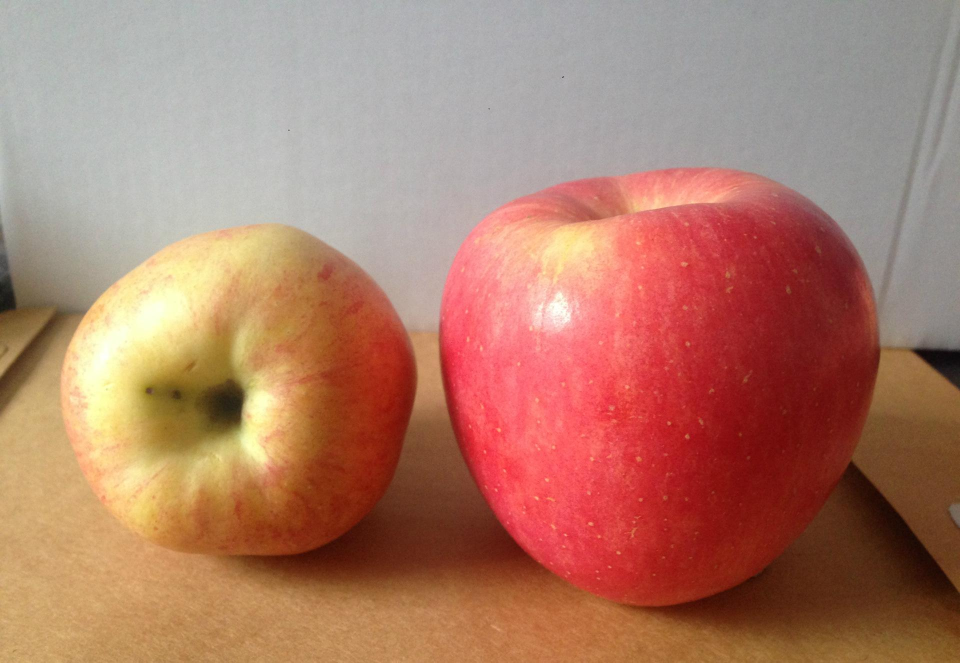
#> input picture doc/img/apple.jpg, 1920 x 1325 px, found by its file name (shown at 1/2 size)
$ python utils.py   (older library calls are emulated)
#> lines starting #> are read from the running program, lines starting #| are printed output that depends on the picture
#> further down, show_image is the input picture: PIL image 1920x1325 RGB; mean R, G, B 174.5, 125, 106
# -*- coding: utf-8 -*-
# ================================================================
#
#   Editor      : PyCharm
#   File name   : utils.py
#   Author      : CGump
#   Email       : huangzhigang93@gmail.com
#   Created date: 2020/6/27 15:21
#
# ================================================================
import numpy as np
import logging
from logging.handlers import RotatingFileHandler
from functools import reduce
from PIL import Image, ImageEnhance
from matplotlib.colors import rgb_to_hsv, hsv_to_rgb


# [82 lines left out: functions compose, letterbox_image, rand, image_enhance, color_jitter, not called in this run]


def get_random_data(annotation_line, input_shape, max_boxes=20, jitter=0.3,
                    random=True, data_enhance=False, dithering=False):
    """
    实时数据增强，用于网络训练时批batch图像的预处理，分为平移变换、图像增强、颜色抖动三种
    :param annotation_line:由训练文件（2007_train.txt)按行读入的训练图像名文件（含后缀）
    :param input_shape:图像输入网络的尺寸，一般为（416，416，3）
    :param max_boxes:最大标注框数，这里没写好，应该是由输入决定的
    :param jitter:宽高比随机系数
    :param random:随机增强控制位，默认True
    :param data_enhance:数据增强控制位，默认False
    :param dithering:颜色抖动控制位，默认False
    :return:image_data--归一化后图像，box_data--调整后box，有20个list
    """
#> called with input_shape = (416, 416), max_boxes = 20, jitter = 0.3, random = False, data_enhance = False, dithering = False
    line = annotation_line.split()  # 训练文件每行格式为文件名 xmin,ymin,xmax,ymax,lable  xmin,ymin,xmax,ymax,lable ……
    image = Image.open(line[0])  # 读取图像文件
    if image.mode != 'RGB':
        image = image.convert('RGB')  # 将图片强制转化为RGB格式
    iw, ih = image.size
#> iw = 1920; ih = 1325
    h, w = input_shape
    # 从每张图像的annotation_line中取出每一个标注框的xmin,ymin,xmax,ymax,lable，按行分布
    box = np.array([np.array(list(map(int, box.split(',')))) for box in line[1:]])

    # 随机数据增强标志位为False的情况下，只进行图像的resize
    # 以图像填充的方式使得输入图像等比例缩小在(416, 416)大小的画布上、
    # 同理，标注框的坐标位置和尺寸也随着图像的缩小进行调整
    if not random:
        scale = min(w / iw, h / ih)
#> scale = 0.217
        nw = int(iw * scale)
#> nw = 416
        nh = int(ih * scale)
#> nh = 287
        dx = (w - nw) // 2
#> dx = 0
        dy = (h - nh) // 2
#> dy = 64
        image = image.resize((nw, nh), Image.BICUBIC)
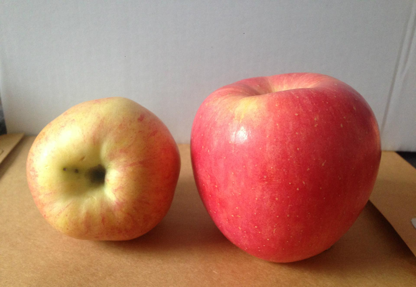
#> image: PIL image 416x287 RGB; mean R, G, B 174.5, 125, 106
        new_image = Image.new('RGB', (w, h), (128, 128, 128))
#> new_image: PIL image 416x416 RGB; every value is 128
        new_image.paste(image, (dx, dy))
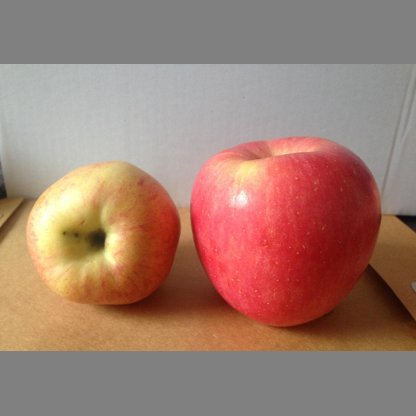
#> new_image: PIL image 416x416 RGB; mean R, G, B 160.1, 126, 112.8
        image_data = np.array(new_image) / 255.

        box_data = np.zeros(shape=(max_boxes, 5))
        if len(box) > 0:
            np.random.shuffle(box)  # 打乱标注框的顺序
            if len(box) > max_boxes:
                box = box[:max_boxes]
            box[:, [0, 2]] = box[:, [0, 2]] * scale + dx  # 水平方向
            box[:, [1, 3]] = box[:, [1, 3]] * scale + dy  # 垂直方向
            box_data[:len(box)] = box
        return image_data, box_data

    # 生成随机的宽高比
    new_ar = w / h * rand(1 - jitter, 1 + jitter) / rand(1 - jitter, 1 + jitter)
    scale = rand(0.25, 2)
    if new_ar < 1:
        nh = int(scale * h)
        nw = int(nh * new_ar)
    else:
        nw = int(scale * w)
        nh = int(nw / new_ar)
    image = image.resize((nw, nh), Image.BICUBIC)

    # 随机水平位移
    dx = int(rand(0, w - nw))
    dy = int(rand(0, h - nh))
    new_image = Image.new('RGB', (w, h), (128, 128, 128))
    new_image.paste(image, (dx, dy))
    image = new_image

    # 随机水平翻转
    flip = rand() < 0.5
    if flip:
        image = image.transpose(Image.FLIP_LEFT_RIGHT)

    # 随机数据增强
    if data_enhance:
        image = image_enhance(image)

    # 随机颜色抖动：RGB->HSV+抖动->RGB
    if dithering:
        image = color_jitter(image)

    # 归一化
    image_data = np.array(image) / 255.

    # 校正标注框
    box_data = np.zeros((max_boxes, 5))
    if len(box) > 0:
        np.random.shuffle(box)
        # 缩放，跟随图像比例改变
        box[:, [0, 2]] = box[:, [0, 2]] * nw / iw + dx
        box[:, [1, 3]] = box[:, [1, 3]] * nh / ih + dy
        # 左右翻转
        if flip:
            box[:, [0, 2]] = w - box[:, [2, 0]]
        box[:, 0:2][box[:, 0:2] < 0] = 0
        box[:, 2][box[:, 2] > w] = w
        box[:, 3][box[:, 3] > h] = h
        # 计算新长宽
        box_w = box[:, 2] - box[:, 0]
        box_h = box[:, 3] - box[:, 1]
        # 丢弃无效的box
        box = box[np.logical_and(box_w > 1, box_h > 1)]
        if len(box) > max_boxes:
            box = box[:max_boxes]
        box_data[:len(box)] = box

        return image_data, box_data


# [8 lines left out: function set_logging, not called in this run]


if __name__ == '__main__':
    # todo:完成图像resize的预览，包括标注和标签
    from matplotlib import pyplot as plt
    from PIL import ImageDraw

    test_list = ["F:/my-learning/yolov3-tensorflow2/doc/img/apple.jpg 876,331,1766,1216,0 123,446,838,1113,0"]
    show_image = Image.open("F:/my-learning/yolov3-tensorflow2/doc/img/apple.jpg")
    test_image, test_box = get_random_data(test_list[0], input_shape=(416, 416), random=False)
#> test_box = 20 rows, first 6: [26, 160, 181, 305, 0], [189, 135, 382, 327, 0], [0, 0, 0, 0, 0], [0, 0, 0, 0, 0], [0, 0, 0, 0, 0], [0, 0, 0, 0, 0]
    test_image = np.array(test_image * 255, dtype=np.int)
    test_box = test_box[0:2]
#> test_box = [[26, 160, 181, 305, 0], [189, 135, 382, 327, 0]]
    test_image = np.uint8(test_image)
    test_image = Image.fromarray(test_image)

    draw1 = ImageDraw.Draw(show_image)
    draw1.rectangle([876, 331, 1766, 1216], outline=(0, 255, 0), width=5)
    draw1.rectangle([123, 446, 838, 1113], outline=(0, 255, 0), width=5)

    draw2 = ImageDraw.Draw(test_image)
    for b in test_box:
        draw2.rectangle(list(b[..., 0:4]), outline=(255, 0, 0), width=5)
#> this loop made 2 passes

    fig = plt.figure()
    plt.subplot(121)
    plt.imshow(show_image)
    plt.subplot(122)
    plt.imshow(test_image)
    plt.show()
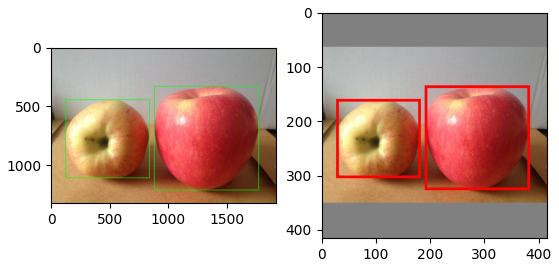
#> figure drawn by matplotlib, 2 panels
